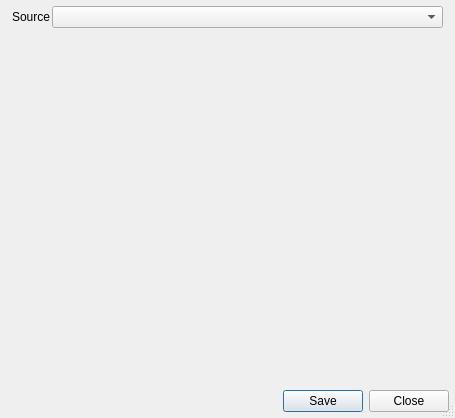
<?xml version="1.0" encoding="UTF-8"?>
<ui version="4.0">
 <class>Dialog</class>
 <widget class="QDialog" name="Dialog">
  <property name="windowModality">
   <enum>Qt::WindowModal</enum>
  </property>
  <property name="geometry">
   <rect>
    <x>0</x>
    <y>0</y>
    <width>455</width>
    <height>418</height>
   </rect>
  </property>
  <property name="windowTitle">
   <string>Metadata Viewer</string>
  </property>
  <property name="sizeGripEnabled">
   <bool>true</bool>
  </property>
  <layout class="QVBoxLayout" name="verticalLayout">
   <property name="spacing">
    <number>6</number>
   </property>
   <property name="leftMargin">
    <number>6</number>
   </property>
   <property name="topMargin">
    <number>6</number>
   </property>
   <property name="rightMargin">
    <number>6</number>
   </property>
   <property name="bottomMargin">
    <number>6</number>
   </property>
   <item>
    <layout class="QHBoxLayout" name="horizontalLayout_2">
     <property name="spacing">
      <number>2</number>
     </property>
     <property name="leftMargin">
      <number>6</number>
     </property>
     <property name="topMargin">
      <number>0</number>
     </property>
     <property name="rightMargin">
      <number>6</number>
     </property>
     <item>
      <widget class="QLabel" name="labelSource">
       <property name="sizePolicy">
        <sizepolicy hsizetype="Preferred" vsizetype="Preferred">
         <horstretch>0</horstretch>
         <verstretch>0</verstretch>
        </sizepolicy>
       </property>
       <property name="text">
        <string>Source</string>
       </property>
      </widget>
     </item>
     <item>
      <widget class="QgsMapLayerComboBox" name="cbSource">
       <property name="sizePolicy">
        <sizepolicy hsizetype="Preferred" vsizetype="Fixed">
         <horstretch>1</horstretch>
         <verstretch>0</verstretch>
        </sizepolicy>
       </property>
      </widget>
     </item>
    </layout>
   </item>
   <item>
    <widget class="QFrame" name="frame">
     <property name="sizePolicy">
      <sizepolicy hsizetype="Preferred" vsizetype="Preferred">
       <horstretch>0</horstretch>
       <verstretch>1</verstretch>
      </sizepolicy>
     </property>
    </widget>
   </item>
   <item>
    <widget class="QDialogButtonBox" name="buttonBox">
     <property name="standardButtons">
      <set>QDialogButtonBox::Close|QDialogButtonBox::Save</set>
     </property>
     <property name="centerButtons">
      <bool>false</bool>
     </property>
    </widget>
   </item>
  </layout>
  <action name="actionSetDataSource">
   <property name="icon">
    <iconset>
     <normaloff>:/images/themes/default/mActionAddRasterLayer.svg</normaloff>:/images/themes/default/mActionAddRasterLayer.svg</iconset>
   </property>
   <property name="text">
    <string>Set datasource</string>
   </property>
   <property name="toolTip">
    <string>Select the data source to show the metadata from.</string>
   </property>
  </action>
  <action name="actionCollapse">
   <property name="icon">
    <iconset resource="../../enmapboxresources.qrc">
     <normaloff>:/enmapbox/gui/ui/icons/mActionCollapseTree.svg</normaloff>:/enmapbox/gui/ui/icons/mActionCollapseTree.svg</iconset>
   </property>
   <property name="text">
    <string>Collapse Nodes</string>
   </property>
  </action>
  <action name="actionExpand">
   <property name="icon">
    <iconset resource="../../enmapboxresources.qrc">
     <normaloff>:/enmapbox/gui/ui/icons/mActionExpandTree.svg</normaloff>:/enmapbox/gui/ui/icons/mActionExpandTree.svg</iconset>
   </property>
   <property name="text">
    <string>Expand Nodes</string>
   </property>
  </action>
  <action name="actionAddMetadataItem">
   <property name="icon">
    <iconset resource="../../enmapboxresources.qrc">
     <normaloff>:/enmapbox/gui/ui/icons/mActionAdd.svg</normaloff>:/enmapbox/gui/ui/icons/mActionAdd.svg</iconset>
   </property>
   <property name="text">
    <string>Add Metadata Item</string>
   </property>
  </action>
  <action name="actionRemoveMetadataItem">
   <property name="icon">
    <iconset resource="../../enmapboxresources.qrc">
     <normaloff>:/enmapbox/gui/ui/icons/mActionRemove.svg</normaloff>:/enmapbox/gui/ui/icons/mActionRemove.svg</iconset>
   </property>
   <property name="text">
    <string>Remove Meta Item</string>
   </property>
  </action>
  <action name="optionUseRegex">
   <property name="checkable">
    <bool>true</bool>
   </property>
   <property name="text">
    <string>.*</string>
   </property>
   <property name="toolTip">
    <string>Use regular expression to filter metadata items.</string>
   </property>
  </action>
 </widget>
 <customwidgets>
  <customwidget>
   <class>QgsMapLayerComboBox</class>
   <extends>QComboBox</extends>
   <header>qgsmaplayercombobox.h</header>
  </customwidget>
 </customwidgets>
 <resources>
  <include location="../../enmapboxresources.qrc"/>
  <include location="../../../../../QGIS/images/images.qrc"/>
 </resources>
 <connections/>
</ui>
